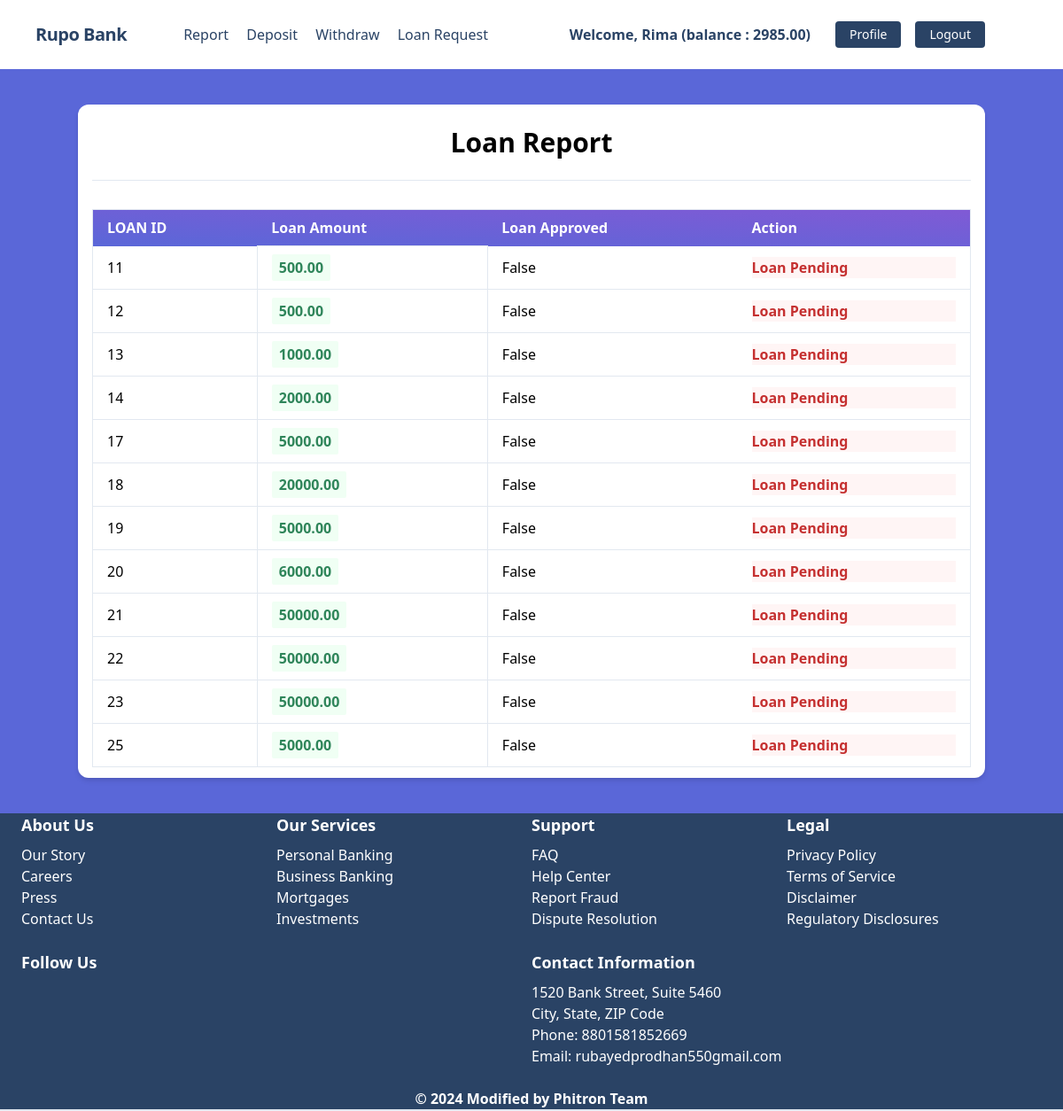
The page /transactions/loans/ (signed in) on the database its author committed.
### accounts/models.py (models this page shows, shortened)
class UserBankAccount(models.Model):
    user=models.OneToOneField(User,related_name='account', on_delete=models.CASCADE)
    account_type = models.CharField(max_length=10, choices=ACCOUNT_TYPE)
    account_no = models.IntegerField(unique=True)
    birth_date = models.DateField(null=True, blank=True)
    gender = models.CharField(max_length=15, choices=GENDER_TYPE)
    initial_deposit_date = models.DateField(auto_now_add=True)
    balance = models.DecimalField(default=0, max_digits=12, decimal_places=2)

### transactions/models.py (models this page shows)
class Transaction(models.Model):
    account = models.ForeignKey(UserBankAccount, related_name='transactions', on_delete= models.CASCADE)
    amount = models.DecimalField(decimal_places=2, max_digits=12)
    balance_after_transaction = models.DecimalField(decimal_places=2, max_digits=12)
    transaction_type = models.IntegerField(choices=TRANSACTION_TYPE, null=True)
    timestamp = models.DateTimeField(auto_now_add=True)
    loan_approve = models.BooleanField(default=False)
    class Meta:
        ordering = ['timestamp']

### transactions/views.py (the view)
# urls.py: path("loans/", views.LoanListView.as_view(), name='loan_list'),
class LoanListView(LoginRequiredMixin, ListView):
    model = Transaction
    template_name = 'transactions/loan_request.html'
    context_object_name = "loans"
    def get_queryset(self):
        user_account = self.request.user.account
        queryset = Transaction.objects.filter(account=user_account, transaction_type=LOAN)
        return queryset

### transactions/templates/transactions/loan_request.html (shortened to what this page needs)
{% extends 'base.html' %}
{% block body %}
<div class="my-10 py-3 px-4 bg-white rounded-xl shadow-md">
  <h1 class="font-bold text-3xl text-center pb-5 pt-2">Loan Report</h1>
  <hr />
  <table
    class="table-auto mx-auto w-full px-5 rounded-xl mt-8 border dark:border-neutral-500"
  >
    <thead class="bg-purple-900 text-white text-left">
      <tr
        class="bg-gradient-to-tr from-indigo-600 to-purple-600 rounded-md py-2 px-4 text-white font-bold"
      >
        <th class="px-4 py-2">LOAN ID</th>
        <th class="px-4 py-2">Loan Amount</th>
        <th class="px-4 py-2">Loan Approved</th>
        <th class="px-4 py-2">Action</th>
      </tr>
    </thead>
    <tbody>
      {% for loan in loans %}
      <tr class="border-b dark:border-neutral-500">
        <td class="px-4 py-2">
         {{ loan.id }}
        </td>
        <td class="px-4 py-3 text-s border">
          <span
            class="px-2 py-1 font-bold leading-tight rounded-sm text-green-700 bg-green-100"
          >
            {{ loan.amount }}
          </span>
        </td>
        <td class="px-4 py-2">
          {{ loan.loan_approve }}
        </td>
        <td class="px-4 py-2">
          {% if loan.loan_approve %}
          <a class="font-bold bg-red-900 text-white hover:text-blue-900 hover:bg-white border border-blue-900 font-bold px-4 py-2 rounded-lg" href={% url "payloan" loan.id %}>Pay</a>
          {% else %}
          <p class="font-bold text-red-700 bg-red-100">Loan Pending</p>
          {% endif %}
        </td>
      </tr>
      {% endfor %}
    </tbody>
  </table>
</div>
{% endblock %}

### core/templates/base.html (shortened to what this page needs)
{% load static %}
<!DOCTYPE html>
<html lang="en">
<head>
    <link href="https://unpkg.com/tailwindcss@^1.0/dist/tailwind.min.css" rel="stylesheet">
</head>
<body class="bg-indigo-600">
    {% include 'navber.html' %}
    <div class="lg:container lg:mx-auto" id="main">
        {% block body %}
        {% endblock %}
    </div>
    {% include 'footer.html' %}
</body>
</html>

### core/templates/navber.html (shortened to what this page needs)
<nav class="flex items-center justify-between flex-wrap bg-white p-6 px-10">
    <div class="flex items-center flex-shrink-0 text-white mr-6">
        <span class="font-semibold text-xl tracking-tight text-blue-900"><a href="/">Rupo Bank</a></span>
    </div>
    <div class="w-full block flex-grow lg:flex lg:items-center lg:w-auto px-10">
        {% if request.user.is_authenticated %}
            <div class="text-md lg:flex-grow">
                <a href="{% url 'transaction_report' %}" class="block mt-4 lg:inline-block lg:mt-0 text-blue-900 hover:text-red-900 hover:font-black mr-4">
                    Report
                </a>
                <a href="{% url 'deposit_money' %}" class="block mt-4 lg:inline-block lg:mt-0 text-blue-900 hover:text-red-900 hover:font-black mr-4">
                    Deposit
                </a>
                <a href="{% url 'withdraw_money' %}" class="block mt-4 lg:inline-block lg:mt-0 text-blue-900 hover:text-red-900 hover:font-black mr-4">
                    Withdraw
                </a>
                <a href="{% url 'loan_request' %}" class="block mt-4 lg:inline-block lg:mt-0 text-blue-900 hover:text-red-900 hover:font-black mr-4">
                    Loan Request
                </a>
            </div>
            <div class="flex w-auto">
                <div class="text-blue-900 my-auto font-black px-5">Welcome, {{ request.user.first_name }} (balance : {{request.user.account.balance}}) </div>
                <a href="{% url 'profile' %}" class="mx-2 inline-block font-medium text-sm px-4 py-2 leading-none bg-blue-900 rounded text-white border-white hover:border-transparent hover:text-dark hover:bg-red-700 mt-4 lg:mt-0">Profile</a>
                <a href="{% url 'logout' %}" class="mx-2 inline-block font-medium text-sm px-4 py-2 leading-none bg-blue-900 rounded text-white border-white hover:border-transparent hover:text-dark hover:bg-red-700 mt-4 lg:mt-0">Logout</a>
            </div>
        {% endif %}
    </div>
</nav>

### core/templates/footer.html
<footer class="footer bg-blue-900 text-white relative border-b-2 mt-10">
    <div class="footer-container mx-auto px-6">
      <div class="footer-row flex flex-wrap">
        <div class="footer-column w-full sm:w-1/4 mb-6 sm:mb-0">
          <h4 class="text-lg font-bold mb-2">About Us</h4>
          <ul>
            <li><a href="/about-us" class="hover:underline">Our Story</a></li>
            <li><a href="/careers" class="hover:underline">Careers</a></li>
            <li><a href="/press" class="hover:underline">Press</a></li>
            <li><a href="/contact-us" class="hover:underline">Contact Us</a></li>
          </ul>
        </div>
        <div class="footer-column w-full sm:w-1/4 mb-6 sm:mb-0">
          <h4 class="text-lg font-bold mb-2">Our Services</h4>
          <ul>
            <li><a href="/personal-banking" class="hover:underline">Personal Banking</a></li>
            <li><a href="/business-banking" class="hover:underline">Business Banking</a></li>
            <li><a href="/mortgages" class="hover:underline">Mortgages</a></li>
            <li><a href="/investments" class="hover:underline">Investments</a></li>
          </ul>
        </div>
        <div class="footer-column w-full sm:w-1/4 mb-6 sm:mb-0">
          <h4 class="text-lg font-bold mb-2">Support</h4>
          <ul>
            <li><a href="/faq" class="hover:underline">FAQ</a></li>
            <li><a href="/help" class="hover:underline">Help Center</a></li>
            <li><a href="/report-fraud" class="hover:underline">Report Fraud</a></li>
            <li><a href="/dispute-resolution" class="hover:underline">Dispute Resolution</a></li>
          </ul>
        </div>
        <div class="footer-column w-full sm:w-1/4 mb-6 sm:mb-0">
          <h4 class="text-lg font-bold mb-2">Legal</h4>
          <ul>
            <li><a href="/privacy-policy" class="hover:underline">Privacy Policy</a></li>
            <li><a href="/terms-of-service" class="hover:underline">Terms of Service</a></li>
            <li><a href="/disclaimer" class="hover:underline">Disclaimer</a></li>
            <li><a href="/regulatory-disclosures" class="hover:underline">Regulatory Disclosures</a></li>
          </ul>
        </div>
      </div>
      <div class="footer-row flex flex-wrap mt-6">
        <div class="footer-column w-full sm:w-1/2 mb-6 sm:mb-0">
          <h4 class="text-lg font-bold mb-2">Follow Us</h4>
        </div>
        <div class="footer-column w-full sm:w-1/2 mb-6 sm:mb-0">
          <h4 class="text-lg font-bold mb-2">Contact Information</h4>
          <p>1520 Bank Street, Suite 5460<br>City, State, ZIP Code</p>
          <p>Phone: <a href="tel:+1234567890" class="hover:underline">8801581852669</a></p>
          <p>Email: <a href="mailto:rubayedprodhan550gmail." class="hover:underline">rubayedprodhan550gmail.com</a></p>
        </div>
      </div>
      <div class="footer-row mt-6 text-center">
        <p class="text-md text-white font-bold">
          © {% now "Y" %} Modified by Phitron Team
        </p>
      </div>
    </div>
  </footer>

### core/templates/base.html (style rules this page uses)
footer { position: fixed; bottom: 0; width: 100%; }

### rows shown on the page
Transaction: id "11", amount "500.00", loan_approve "False", shows "Loan Pending"
Transaction: id "12", amount "500.00", loan_approve "False", shows "Loan Pending"
Transaction: id "13", amount "1000.00", loan_approve "False", shows "Loan Pending"
Transaction: id "14", amount "2000.00", loan_approve "False", shows "Loan Pending"
Transaction: id "17", amount "5000.00", loan_approve "False", shows "Loan Pending"
Transaction: id "18", amount "20000.00", loan_approve "False", shows "Loan Pending"
Transaction: id "19", amount "5000.00", loan_approve "False", shows "Loan Pending"
Transaction: id "20", amount "6000.00", loan_approve "False", shows "Loan Pending"
Transaction: id "21", amount "50000.00", loan_approve "False", shows "Loan Pending"
Transaction: id "22", amount "50000.00", loan_approve "False", shows "Loan Pending"
Transaction: id "23", amount "50000.00", loan_approve "False", shows "Loan Pending"
Transaction: id "25", amount "5000.00", loan_approve "False", shows "Loan Pending"

### other values the page prints
{{ request.user.first_name }} "Rima"
{{ request.user.account.balance }} "2985.00"
